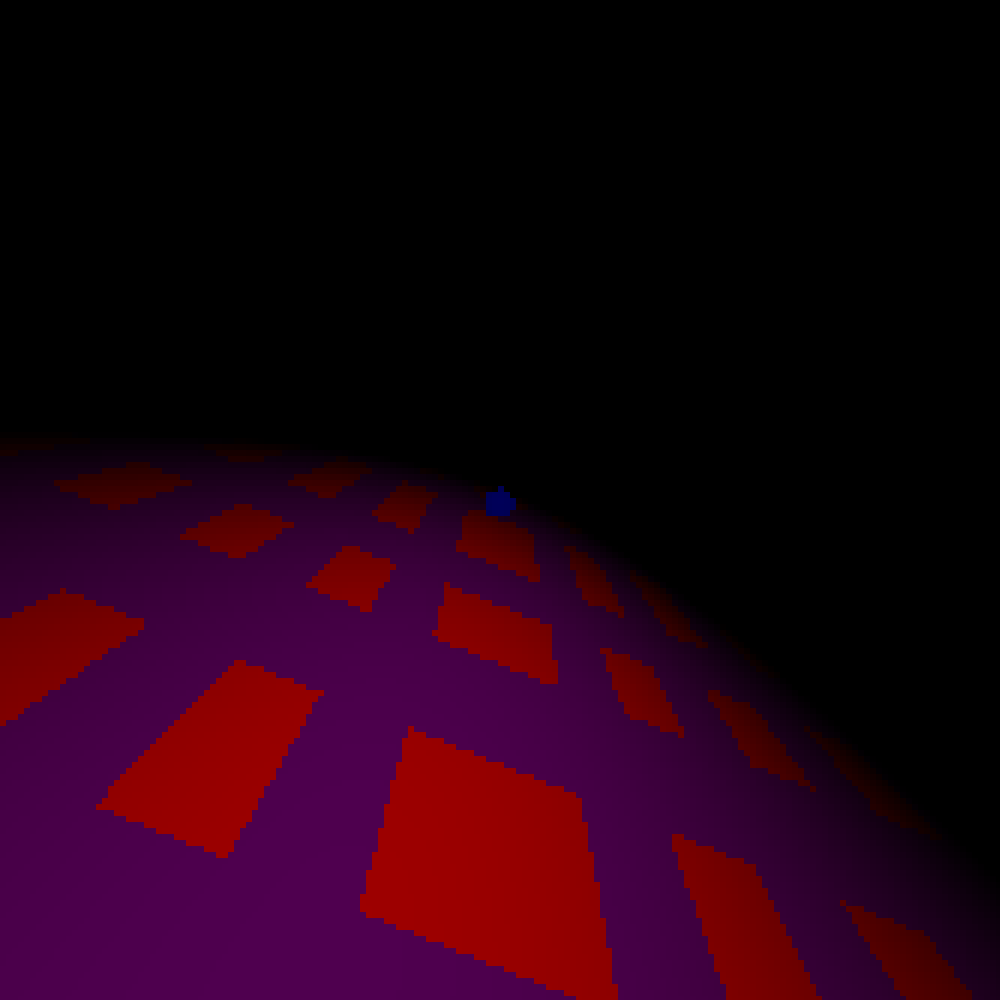
Frame 1 (no input)
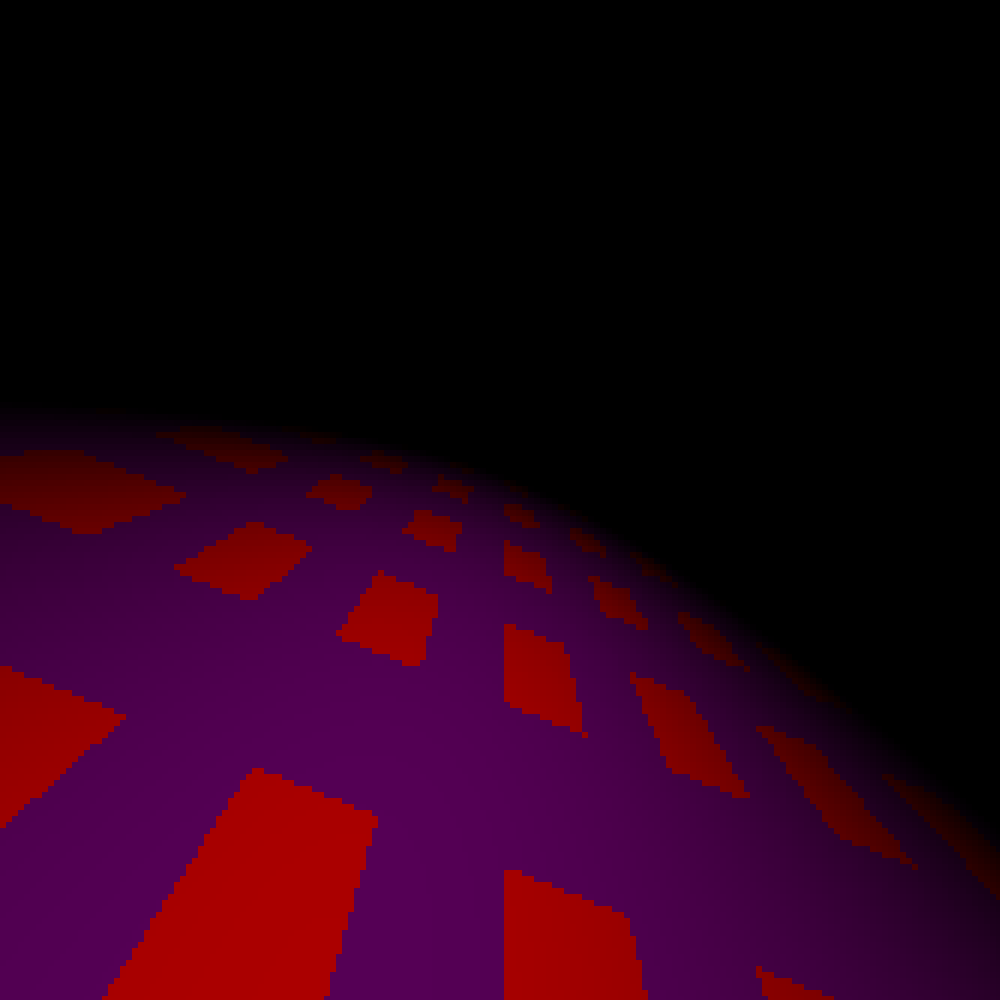
Frame 60 (the mouse pressed at the canvas centre just before this capture)
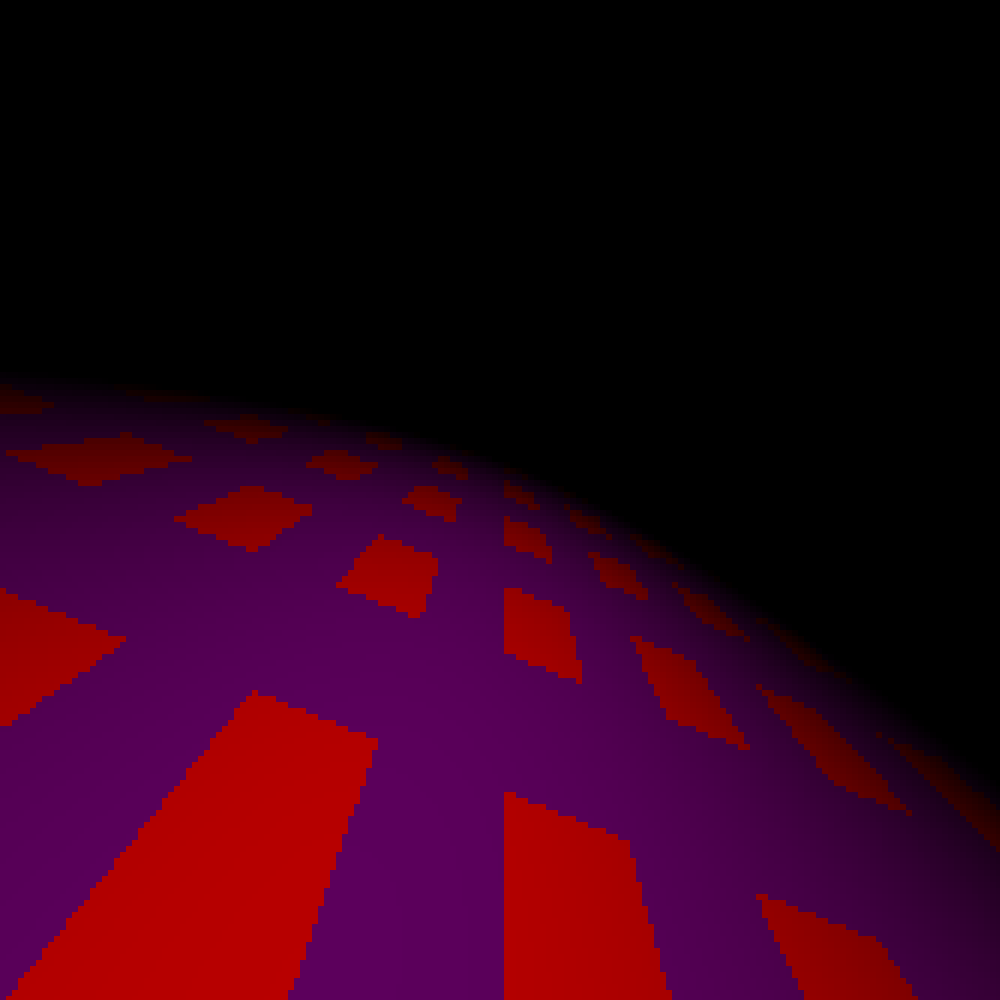
Frame 120 (the mouse held since frame 60 and released just before this capture)

The Processing sketch that drew these frames (run headless with seeded random() and noise(); from frame 60 on, the mouse is pressed at the canvas centre):

// Processing sketch: RayMarch
// ── RayMarch.pde
int MaxSteps = 100;
float MaxDistance = 10;
float SurfaceDistance = .0001;
PVector CamPos = new PVector(0, 1, -7);
PVector CamRot = new PVector(0, 0, 0);
PVector CurrentMarchPoint = new PVector(0, 1, 0);
PVector LightDir = new PVector(.5, -1, -.5);
float CamDepth = .5;
int PixelSkip = 6;

class ObjectInfo
{
  color Color;
  float Distance;
  
  public ObjectInfo(float Dist, color C)
  {
    Distance = Dist;
    Color = C;
  }
}

abstract class RenderObject
{
  public PVector Position;
  public color Color = color(128);
  public float Distance(PVector Pos)
  {
    println("Trying to get the distance to an empty renderobject.");
    return(0);
  }
}

class Sphere extends RenderObject
{
  float Radius;
  public Sphere(float Rad, PVector Pos, color Col)
  {
    super.Color = Col;
    Radius = Rad;
    super.Position = Pos;
  }

  public float Distance(PVector Pos)
  {
    return (PVector.dist(Pos /*new PVector(Pos.x % 1.0, Pos.y % 1.0, Pos.z % 2)*/, super.Position) - Radius);
  }
}

class Plane extends RenderObject
{
  PVector Normal = new PVector(.4, 1, -.5);
  public Plane(float YPos)
  {
    super.Position = new PVector(0, YPos, 0);
  }
  public float Distance(PVector Pos)
  {
    
    if ((int)Pos.z % 2.0 == 0 && (int)Pos.x % 2.0 == 0)
    {
      super.Color = color(255, 0, 0);
    }
    else
    {
      super.Color = color(128, 0, 128);
    }
    
    return(PVector.dot(Pos, Normal.normalize()));
  }
}

class Box extends RenderObject
{
  public Box(PVector Pos)
  {
    super.Position = Pos;
  }
  public float Distance(PVector Pos)
  {
    return(tan(Pos.y));
  }
}

class InfCylinder extends RenderObject
{
  float Radius;
  public InfCylinder(PVector Pos, float Rad)
  {
    Radius = Rad;
    super.Position = Pos;
  }

  public float Distance(PVector Pos)
  {
    return PVector.dist(Pos, new PVector(Pos.x, super.Position.y, super.Position.z)) - Radius;
  }
}

RenderObject[] SceneObjects = {new Plane(0), new Sphere(.4, new PVector(0, 1, 0), color(0, 0, 255))};

ObjectInfo DistanceArray()
{
  float[] OutArray = new float[SceneObjects.length];
  float LowestDistance = 999998999;
  int LowestIndex = 0;
  for (int Index = 0; Index < SceneObjects.length; Index++)
  {
    //OutArray[Index] = SceneObjects[Index].Distance(CurrentMarchPoint);
    float CurrentDistance = SceneObjects[Index].Distance(CurrentMarchPoint);
    if (CurrentDistance < LowestDistance)
    {
      LowestDistance = CurrentDistance;
      LowestIndex = Index;
    }
  }
  return (new ObjectInfo(LowestDistance, SceneObjects[LowestIndex].Color));
}

void setup()
{
  noSmooth();
  rectMode(CORNER);
  //colorMode(HSB);
  background(0);
  size(1000, 1000);
  frameRate(60);
}

ObjectInfo March(PVector Dir, PVector StartPos, float SurfaceDist, float MaxDist, int MSteps)
{
  CurrentMarchPoint = StartPos;
  ObjectInfo Closest = new ObjectInfo(0, color(255));
  for (int Steps = 0; Steps < MSteps; Steps++)
  {
    Closest = DistanceArray();
    CurrentMarchPoint = PVector.add(CurrentMarchPoint, PVector.mult(Dir, (Closest.Distance)));
    Closest = DistanceArray();
    //if(Steps != 5)
    if (Closest.Distance < SurfaceDist || PVector.dist(StartPos, CurrentMarchPoint) > MaxDist)
    {
      break;
    }
  }
  return new ObjectInfo((float)PVector.dist(StartPos, CurrentMarchPoint) / MaxDist, Closest.Color);
}

void draw()
{
  CamPos.add(new PVector(.1, 0, .1));
  //SceneObjects[1].Position.add(new PVector(0, -.05, 0));
  clear();
  //Main Drawing
  for (float X = 0; X < width; X += PixelSkip)
  {  
    for (float Y = 0; Y < height; Y += PixelSkip)
    {
      PVector Direction = new PVector((X / (width / 2) - 1), (Y / (height / 2) - 1) * -1, CamDepth);
      Direction.add(CamRot);
      Direction.normalize();
      ObjectInfo Object = (March(Direction, CamPos, SurfaceDistance, MaxDistance, MaxSteps));
      float CamCol = 1 - Object.Distance;
      //float LightCol = ((March(LightDir.mult(-1), CurrentMarchPoint, .000001, 100, MaxSteps)));
      noStroke();
      fill(color(CamCol * red(Object.Color), CamCol * green(Object.Color), CamCol * blue(Object.Color)));
      //fill(c);
      rect(X, Y, PixelSkip, PixelSkip);
    }
  }
  println("Frame Rendered");
}
